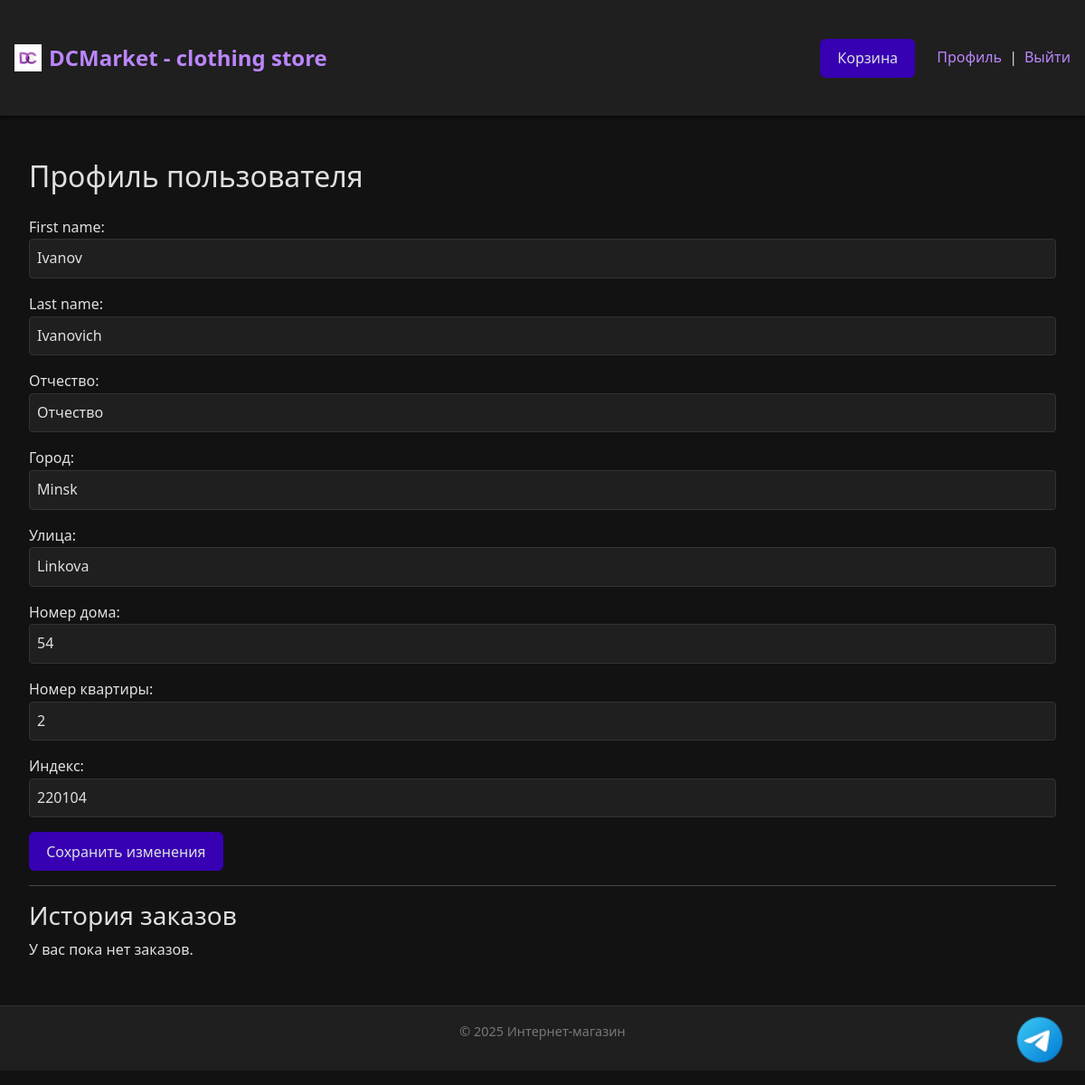
/users/profile/ (signed in), run on the app's committed database.
### users/models.py (models this page shows, shortened)
class User(AbstractUser):
    middle_name = models.CharField(max_length=30, blank=True, verbose_name='Отчество')
    city = models.CharField(max_length=100, blank=True, verbose_name='Город')
    street = models.CharField(max_length=100, blank=True, verbose_name='Улица')
    house_number = models.CharField(max_length=10, blank=True, verbose_name='Номер дома')
    apartment_number = models.CharField(max_length=10, blank=True, verbose_name='Номер квартиры')
    postal_code = models.CharField(max_length=10, blank=True, verbose_name='Индекс')

### users/views.py (the view)
# urls.py: path('profile/', views.profile_view, name='profile'),
@login_required(login_url='/users/login/')
def profile_view(request):
    if request.method == 'POST':
        form = UserProfileForm(request.POST, instance=request.user)
        if form.is_valid():
            form.save()
            return redirect('users:profile')
    else:
        form = UserProfileForm(instance=request.user)
    orders = Order.objects.filter(user=request.user)
    return render(request, 'users/profile.html', {'form': form, 'orders': orders})

### users/forms.py
class UserProfileForm(forms.ModelForm):
    class Meta:
        model = User
        fields = [
            'first_name', 'last_name', 'middle_name',
            'city', 'street', 'house_number',
            'apartment_number', 'postal_code',
        ]

### users/templates/users/profile.html (shortened to what this page needs)
{% extends "base.html" %}
{% load static %}
{% block content %}
<div class="container mt-5">
    <h2 class="mb-4">Профиль пользователя</h2>
    <form method="post">
        {% for field in form %}
            <div class="mb-3">
                {{ field.label_tag }}<br>
                {{ field }}
            </div>
        {% endfor %}
        <button type="submit" class="btn btn-primary">Сохранить изменения</button>
    </form>
    <hr>
    <h3>История заказов</h3>
    {% if orders %}
        <div class="table-responsive">
            <table class="table table-bordered table-dark">
                <thead>
                    <tr>
                        <th>№ заказа</th>
                        <th>Дата</th>
                        <th>Статус</th>
                        <th>Состав заказа</th>
                        <th>Трекинг</th>
                    </tr>
                </thead>
                <tbody>
                    {% for order in orders %}
                        <tr>
                            <td>{{ order.id }}</td>
                            <td>{{ order.created_at|date:"d.m.Y H:i" }}</td>
                            <td>{{ order.get_status_display }}</td>
                            <td>
                                <ul class="mb-0">
                                    {% for item in order.items.all %}
                                        <li>
                                            {{ item.clothing_item.name }} — {{ item.size.name }} × {{ item.quantity }}
                                        </li>
                                    {% endfor %}
                                </ul>
                            </td>
                            <td>
                                {% if order.tracking_number != "В ожидании" and order.tracking_number != "Pending" and order.tracking_number %}
                                {{ order.tracking_number }}
                                {% else %}
                                Пока не присвоен
                                {% endif %}
                            </td>
                        </tr>
                    {% endfor %}
                </tbody>
            </table>
        </div>
    {% else %}
        <p>У вас пока нет заказов.</p>
    {% endif %}
</div>
{% endblock %}

### templates/base.html (style rules this page uses)
body { background-color: #121212; color: #e0e0e0; font-family: 'Segoe UI', Tahoma, Geneva, Verdana, sans-serif; margin: 0; padding: 0; line-height: 1.6; }
.container { max-width: 1200px; margin: 2rem auto; padding: 0 1rem; }
button, .btn { background-color: #3700b3; color: #e0e0e0; border: none; padding: 0.6rem 1.2rem; font-size: 1rem; border-radius: 6px; cursor: pointer; transition: background-color 0.3s ease; }
input[type="text"], input[type="email"], textarea, select { background-color: #1f1f1f; border: 1px solid #333; color: #e0e0e0; padding: 0.5rem; border-radius: 4px; width: 100%; box-sizing: border-box; font-size: 1rem; transition: border-color 0.3s ease; }
h1, h2, h3, h4, h5, h6 { color: #e0e0e0; margin-top: 0; }

### data on the page
User: form "Ivanov" "Ivanovich" "Отчество" "Minsk" "Linkova" "54" "2" "220104"

### other printed values
{{ field.label_tag }} "First name:" "Last name:" "Отчество:" "Город:" "Улица:" "Номер дома:" "Номер квартиры:" "Индекс:"
